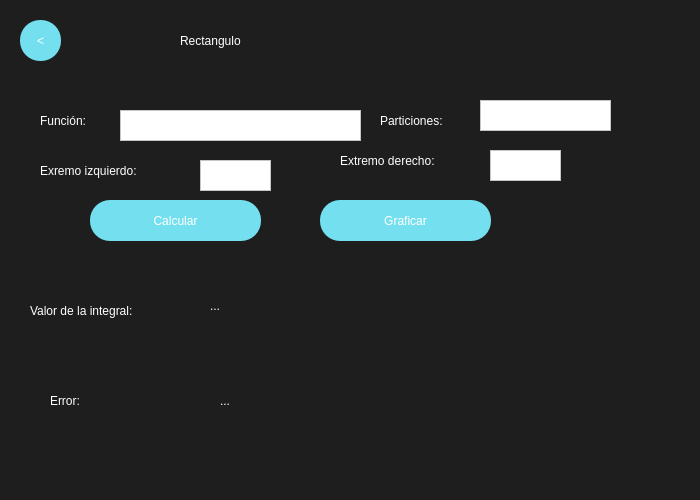
<?xml version="1.0" encoding="UTF-8"?>
<ui version="4.0">
 <class>MainWindow</class>
 <widget class="QMainWindow" name="MainWindow">
  <property name="geometry">
   <rect>
    <x>0</x>
    <y>0</y>
    <width>700</width>
    <height>500</height>
   </rect>
  </property>
  <property name="minimumSize">
   <size>
    <width>700</width>
    <height>500</height>
   </size>
  </property>
  <property name="maximumSize">
   <size>
    <width>1100</width>
    <height>500</height>
   </size>
  </property>
  <property name="windowTitle">
   <string>MainWindow</string>
  </property>
  <property name="styleSheet">
   <string notr="true">QWidget{
background-color:#1E1E1E;
}

QPushButton{
background-color:#74E0Ef;
color:white;
font: 30pt &quot;Impact&quot;;
border-radius:25px;
}

QPushButton:hover{
background-color:#7A63FF;
color:#74E0Ef;
font: 30pt &quot;Impact&quot;;
border-radius:30px;
}

</string>
  </property>
  <widget class="QWidget" name="centralwidget">
   <widget class="QLabel" name="label">
    <property name="geometry">
     <rect>
      <x>180</x>
      <y>10</y>
      <width>321</width>
      <height>61</height>
     </rect>
    </property>
    <property name="styleSheet">
     <string notr="true">color:white;
font: 50pt &quot;Impact&quot;;
</string>
    </property>
    <property name="text">
     <string>Rectangulo</string>
    </property>
   </widget>
   <widget class="QPushButton" name="RectBackButton">
    <property name="geometry">
     <rect>
      <x>20</x>
      <y>20</y>
      <width>41</width>
      <height>41</height>
     </rect>
    </property>
    <property name="styleSheet">
     <string notr="true">font: 20pt &quot;impact&quot;;
border-radius:20px;</string>
    </property>
    <property name="text">
     <string>&lt;</string>
    </property>
   </widget>
   <widget class="QPushButton" name="RecCalculateButton">
    <property name="geometry">
     <rect>
      <x>90</x>
      <y>200</y>
      <width>171</width>
      <height>41</height>
     </rect>
    </property>
    <property name="styleSheet">
     <string notr="true">font: 20pt &quot;impact&quot;;
border-radius:20px;</string>
    </property>
    <property name="text">
     <string>Calcular</string>
    </property>
   </widget>
   <widget class="QLabel" name="label_5">
    <property name="geometry">
     <rect>
      <x>30</x>
      <y>290</y>
      <width>171</width>
      <height>41</height>
     </rect>
    </property>
    <property name="styleSheet">
     <string notr="true">font:15pt&quot;Arial&quot;;
color:white;</string>
    </property>
    <property name="text">
     <string>Valor de la integral:</string>
    </property>
   </widget>
   <widget class="QLabel" name="label_2">
    <property name="geometry">
     <rect>
      <x>40</x>
      <y>110</y>
      <width>71</width>
      <height>21</height>
     </rect>
    </property>
    <property name="styleSheet">
     <string notr="true">color:white;
font:20px&quot;impact&quot;</string>
    </property>
    <property name="text">
     <string>Función:</string>
    </property>
   </widget>
   <widget class="QTextEdit" name="FuncionEntry">
    <property name="geometry">
     <rect>
      <x>120</x>
      <y>110</y>
      <width>241</width>
      <height>31</height>
     </rect>
    </property>
    <property name="styleSheet">
     <string notr="true">background-color: rgb(255, 255, 255);</string>
    </property>
   </widget>
   <widget class="QLabel" name="label_3">
    <property name="geometry">
     <rect>
      <x>40</x>
      <y>160</y>
      <width>151</width>
      <height>21</height>
     </rect>
    </property>
    <property name="styleSheet">
     <string notr="true">color:white;
font:20px&quot;impact&quot;</string>
    </property>
    <property name="text">
     <string>Exremo izquierdo:</string>
    </property>
   </widget>
   <widget class="QTextEdit" name="ExtIzqEntry">
    <property name="geometry">
     <rect>
      <x>200</x>
      <y>160</y>
      <width>71</width>
      <height>31</height>
     </rect>
    </property>
    <property name="styleSheet">
     <string notr="true">background-color: rgb(255, 255, 255);</string>
    </property>
   </widget>
   <widget class="QLabel" name="label_4">
    <property name="geometry">
     <rect>
      <x>340</x>
      <y>150</y>
      <width>151</width>
      <height>21</height>
     </rect>
    </property>
    <property name="styleSheet">
     <string notr="true">color:white;
font:20px&quot;impact&quot;</string>
    </property>
    <property name="text">
     <string>Extremo derecho: </string>
    </property>
   </widget>
   <widget class="QTextEdit" name="ExtDerEntry">
    <property name="geometry">
     <rect>
      <x>490</x>
      <y>150</y>
      <width>71</width>
      <height>31</height>
     </rect>
    </property>
    <property name="styleSheet">
     <string notr="true">background-color: rgb(255, 255, 255);</string>
    </property>
   </widget>
   <widget class="QLabel" name="label_6">
    <property name="geometry">
     <rect>
      <x>380</x>
      <y>110</y>
      <width>101</width>
      <height>21</height>
     </rect>
    </property>
    <property name="styleSheet">
     <string notr="true">color:white;
font:20px&quot;impact&quot;</string>
    </property>
    <property name="text">
     <string>Particiones:</string>
    </property>
   </widget>
   <widget class="QTextEdit" name="ParticionesEntry">
    <property name="geometry">
     <rect>
      <x>480</x>
      <y>100</y>
      <width>131</width>
      <height>31</height>
     </rect>
    </property>
    <property name="styleSheet">
     <string notr="true">background-color: rgb(255, 255, 255);</string>
    </property>
   </widget>
   <widget class="QLabel" name="label_7">
    <property name="geometry">
     <rect>
      <x>50</x>
      <y>380</y>
      <width>51</width>
      <height>41</height>
     </rect>
    </property>
    <property name="styleSheet">
     <string notr="true">font:15pt&quot;Arial&quot;;
color:white;</string>
    </property>
    <property name="text">
     <string>Error:</string>
    </property>
   </widget>
   <widget class="QLabel" name="ResultError">
    <property name="geometry">
     <rect>
      <x>220</x>
      <y>380</y>
      <width>371</width>
      <height>41</height>
     </rect>
    </property>
    <property name="styleSheet">
     <string notr="true">font:15pt&quot;Arial&quot;;
color:white;</string>
    </property>
    <property name="text">
     <string>...</string>
    </property>
   </widget>
   <widget class="QLabel" name="ResultIntegral">
    <property name="geometry">
     <rect>
      <x>210</x>
      <y>290</y>
      <width>431</width>
      <height>31</height>
     </rect>
    </property>
    <property name="styleSheet">
     <string notr="true">color: rgb(255, 255, 255);
font:20px&quot;impact&quot;</string>
    </property>
    <property name="text">
     <string>...</string>
    </property>
    <property name="wordWrap">
     <bool>true</bool>
    </property>
   </widget>
   <widget class="QPushButton" name="BisGraficarButton">
    <property name="geometry">
     <rect>
      <x>320</x>
      <y>200</y>
      <width>171</width>
      <height>41</height>
     </rect>
    </property>
    <property name="styleSheet">
     <string notr="true">font: 20pt &quot;impact&quot;;
border-radius:20px;</string>
    </property>
    <property name="text">
     <string>Graficar</string>
    </property>
   </widget>
  </widget>
 </widget>
 <resources/>
 <connections/>
</ui>
